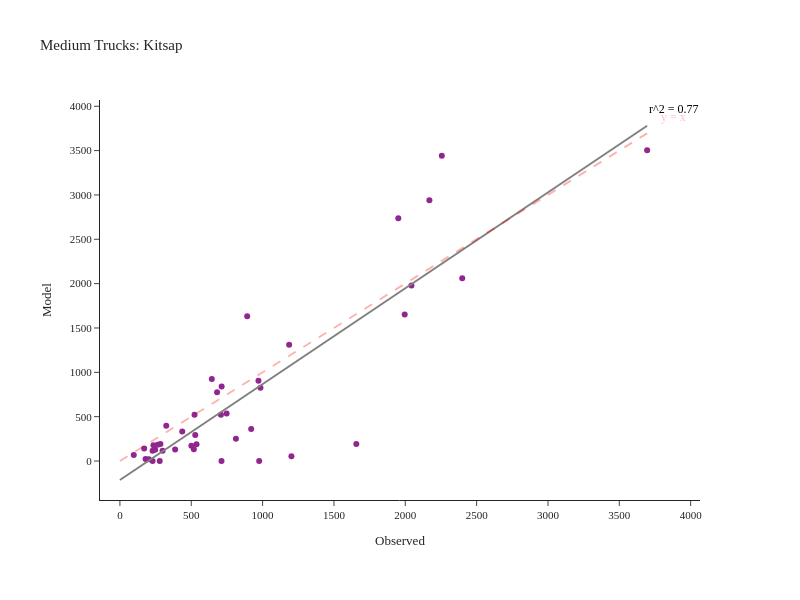

The notebook cell saved with this chart:
### Code cell
fig = create_truck_chart(df_daily_med, 'Medium', 'Kitsap')
fig.show()

### Figure 1 — Plotly figure (JSON) as saved in the notebook; plotly's stock layout.template omitted (floating-point values rounded to 4 significant figures)
{"data": [{"customdata": [["SR-16  N/O SR-302 NB/SB", "Kitsap"], ["SR-16 N/O SR-160 NB/SB", "Kitsap"], ["SR-16 N/O Tremont NB/SB", "Kitsap"], ["SR-16 S/O SR-3 NB", "Kitsap"], ["SR-104 @ Hood Canal Bridge WB/EB", "Kitsap"], ["SR-104 E/O Hood Canal Bridge WB/EB", "Kitsap"], ["SR-104 N/O Pt Gamble Rd WB/EB", "Kitsap"], ["SR-104 E/O SR-307 WB/EB", "Kitsap"], ["SR-104 E/O Hansville WB/EB", "Kitsap"], ["SR-160 @ SR-16 WB/EB", "Kitsap"], ["SR-160 E/O Long Lake Rd WB/EB", "Kitsap"], ["SR-160 W/O Banner WB/EB", "Kitsap"], ["SR-160 E/O Peterson WB/EB", "Kitsap"], ["SR-160 S/O Southworth Dr WB/EB", "Kitsap"], ["SR-166 E/O SR-16 WB/EB", "Kitsap"], ["SR-3 E/O Sunset Way NB/SB", "Kitsap"], ["SR-3 N/O SR-305 NB/SB", "Kitsap"], ["SR-3 S/O Newberry Hill Rd NB/SB", "Kitsap"], ["SR-3 @ SR-304 NB/SB", "Kitsap"], ["SR-3 NE of SR-16 NB/SB", "Kitsap"], ["SR-3 W/O Lake Flora Rd NB/SB", "Kitsap"], ["SR-303 E/O SR-3 NB/SB", "Kitsap"], ["SR-303 N/O 11th St NB/SB", "Kitsap"], ["SR-303 N/O SR-304 NB/SB", "Kitsap"], ["SR-304 E/O SR-3 WB/EB", "Kitsap"], ["SR-304 W/O Naval WB/EB", "Kitsap"], ["SR-305 W/O SR-307 WB/EB", "Kitsap"], ["SR-305 W/O Suquamish Way WB/EB", "Kitsap"], ["SR-305 N/O Day Rd WB/EB", "Kitsap"], ["SR-305 N/O High School Rd WB/EB", "Kitsap"], ["SR-305 S/O Winslow Way WB/EB", "Kitsap"], ["SR-305 @ Ferry Ramp WB/EB", "Kitsap"], ["SR-307 W/O SR-104 NB/SB", "Kitsap"], ["SR-307 N/O Gunderson NB/SB", "Kitsap"], ["SR-307 S/O Gunderson NB/SB", "Kitsap"], ["SR-307 N/O SR-305 NB/SB", "Kitsap"], ["SR-308 @ SR-3 WB/EB", "Kitsap"], ["SR-308 E/O SR-3 WB/EB", "Kitsap"], ["SR-308 E/O Silverdale Way WB/EB", "Kitsap"], ["SR-308 W/O Brownsville Hwy WB/EB", "Kitsap"], ["SR-310 @ SR-3 WB/EB", "Kitsap"], ["SR-310 W/O Callow WB/EB", "Kitsap"]], "hovertemplate": "Observed=%{x}<br>Model=%{y}<br>location=%{customdata[0]}<br>County=%{customdata[1]}<extra></extra>", "legendgroup": "", "line": {"color": "Grey", "width": 2}, "marker": {"color": "#91268F", "symbol": "circle"}, "mode": "markers", "name": "", "orientation": "v", "showlegend": false, "type": "scatter", "x": [2256, 1951, 2169, 1996, 712, 180, 203, 537, 299, 523, 501, 387, 235, 97, 325, 1202, 1657, 2399, 2043, 3695, 976, 985, 971, 437, 892, 681, 1186, 713, 644, 518, 279, 229, 813, 528, 708, 748, 170, 229, 284, 247, 920, 265], "xaxis": "x", "y": [3443, 2736, 2939, 1652, 0, 23, 19, 188, 117, 522, 173, 131, 177, 68, 399, 53, 192, 2062, 1979, 3503, 0, 827, 905, 333, 1632, 775, 1310, 840, 924, 133, 0, 0, 250, 293, 522, 536, 140, 117, 193, 127, 362, 184], "yaxis": "y"}, {"hovertemplate": "Observed=%{x}<br>Model=%{y}<extra></extra>", "legendgroup": "", "line": {"color": "Grey", "dash": "solid", "width": 2}, "marker": {"symbol": "circle"}, "mode": "lines", "name": "", "orientation": "v", "showlegend": false, "type": "scatter", "x": [0.0, 37.32, 74.65, 112.0, 149.3, 186.6, 223.9, 261.3, 298.6, 335.9, 373.2, 410.6, 447.9, 485.2, 522.5, 559.8, 597.2, 634.5, 671.8, 709.1, 746.5, 783.8, 821.1, 858.4, 895.8, 933.1, 970.4, 1008.0, 1045.0, 1082.0, 1120.0, 1157.0, 1194.0, 1232.0, 1269.0, 1306.0, 1344.0, 1381.0, 1418.0, 1456.0, 1493.0, 1530.0, 1568.0, 1605.0, 1642.0, 1680.0, 1717.0, 1754.0, 1792.0, 1829.0, 1866.0, 1903.0, 1941.0, 1978.0, 2015.0, 2053.0, 2090.0, 2127.0, 2165.0, 2202.0, 2239.0, 2277.0, 2314.0, 2351.0, 2389.0, 2426.0, 2463.0, 2501.0, 2538.0, 2575.0, 2613.0, 2650.0, 2687.0, 2725.0, 2762.0, 2799.0, 2837.0, 2874.0, 2911.0, 2949.0, 2986.0, 3023.0, 3061.0, 3098.0, 3135.0, 3172.0, 3210.0, 3247.0, 3284.0, 3322.0, 3359.0, 3396.0, 3434.0, 3471.0, 3508.0, 3546.0, 3583.0, 3620.0, 3658.0, 3695.0], "xaxis": "x", "y": [-214.0, -173.6, -133.3, -92.95, -52.6, -12.26, 28.08, 68.42, 108.8, 149.1, 189.4, 229.8, 270.1, 310.5, 350.8, 391.2, 431.5, 471.8, 512.2, 552.5, 592.9, 633.2, 673.6, 713.9, 754.2, 794.6, 834.9, 875.3, 915.6, 956.0, 996.3, 1037.0, 1077.0, 1117.0, 1158.0, 1198.0, 1238.0, 1279.0, 1319.0, 1359.0, 1400.0, 1440.0, 1480.0, 1521.0, 1561.0, 1601.0, 1642.0, 1682.0, 1722.0, 1763.0, 1803.0, 1843.0, 1884.0, 1924.0, 1965.0, 2005.0, 2045.0, 2086.0, 2126.0, 2166.0, 2207.0, 2247.0, 2287.0, 2328.0, 2368.0, 2408.0, 2449.0, 2489.0, 2529.0, 2570.0, 2610.0, 2650.0, 2691.0, 2731.0, 2771.0, 2812.0, 2852.0, 2892.0, 2933.0, 2973.0, 3013.0, 3054.0, 3094.0, 3134.0, 3175.0, 3215.0, 3255.0, 3296.0, 3336.0, 3376.0, 3417.0, 3457.0, 3498.0, 3538.0, 3578.0, 3619.0, 3659.0, 3699.0, 3740.0, 3780.0], "yaxis": "y"}], "layout": {"annotations": [{"align": "right", "font": {"color": "pink", "size": 12}, "showarrow": false, "text": "y = x", "x": 3880.0, "y": 3880.0}, {"align": "right", "font": {"color": "black", "size": 12}, "showarrow": false, "text": "r^2 = 0.77", "x": 3880.0, "y": 3969.0}], "height": 600, "legend": {"tracegroupgap": 0}, "margin": {"b": 100, "l": 100, "r": 100, "t": 100}, "shapes": [{"line": {"color": "Red", "dash": "dash", "width": 2}, "type": "line", "x0": 0, "x1": 3695, "y0": 0, "y1": 3695}], "title": {"text": "Medium Trucks: Kitsap"}, "width": 800, "xaxis": {"anchor": "y", "domain": [0.0, 1.0], "title": {"text": "Observed"}}, "yaxis": {"anchor": "x", "domain": [0.0, 1.0], "title": {"text": "Model"}}}}
